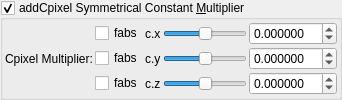
    <widget class="MyGroupBox" name="groupCheck_transf_addCpixel_enabled_false">
     <property name="toolTip">
      <string>&lt;html&gt;&lt;head/&gt;&lt;body&gt;&lt;p&gt;Cpixel is CVector3 c = ( c.x, c.y, c.z). It is each original point (pixel) in 3D space where the iteration starts from, ( c = original z for each point .) It is commonly found in formula structures z = f(z) + c.&lt;/p&gt;&lt;p&gt;The Cpixel multiplier effectively scales this point &amp;quot;c&amp;quot; towards the origin.&lt;/p&gt;&lt;p&gt;This transform allows the addition or subtraction of Cpixel, dependent on whether z is postive or negative.&lt;/p&gt;&lt;p&gt;e.g if &lt;span style=&quot; font-style:italic;&quot;&gt;z.x&lt;/span&gt; is positive then &lt;span style=&quot; font-style:italic;&quot;&gt;fabs(c.x)&lt;/span&gt; is added, if &lt;span style=&quot; font-style:italic;&quot;&gt;z.x&lt;/span&gt; is negative then &lt;span style=&quot; font-style:italic;&quot;&gt;fabs(c)&lt;/span&gt; is subtracted. &lt;/p&gt;&lt;p&gt;Also try negative addCpixel constant multipliers.&lt;/p&gt;&lt;p&gt;If checkBoxes are disabled then Cpixel remains signed.&lt;/p&gt;&lt;p&gt;&lt;br/&gt;&lt;/p&gt;&lt;/body&gt;&lt;/html&gt;</string>
     </property>
     <property name="title">
      <string>addCpixel Symmetrical Constant &amp;Multiplier</string>
     </property>
     <property name="checkable">
      <bool>true</bool>
     </property>
     <layout class="QVBoxLayout" name="verticalLayout_49">
      <property name="spacing">
       <number>2</number>
      </property>
      <property name="leftMargin">
       <number>2</number>
      </property>
      <property name="topMargin">
       <number>2</number>
      </property>
      <property name="rightMargin">
       <number>2</number>
      </property>
      <property name="bottomMargin">
       <number>2</number>
      </property>
      <item>
       <layout class="QGridLayout" name="gridLayout_23">
        <property name="spacing">
         <number>2</number>
        </property>
        <item row="0" column="4">
         <widget class="MyDoubleSpinBox" name="spinbox3_transf_constant_multiplier_000_x">
          <property name="sizePolicy">
           <sizepolicy hsizetype="Minimum" vsizetype="Maximum">
            <horstretch>0</horstretch>
            <verstretch>0</verstretch>
           </sizepolicy>
          </property>
          <property name="prefix">
           <string/>
          </property>
          <property name="suffix">
           <string/>
          </property>
          <property name="decimals">
           <number>6</number>
          </property>
          <property name="minimum">
           <double>-99.989999999999995</double>
          </property>
          <property name="maximum">
           <double>99.989999999999995</double>
          </property>
          <property name="singleStep">
           <double>0.100000000000000</double>
          </property>
         </widget>
        </item>
        <item row="0" column="2">
         <widget class="QLabel" name="label_109">
          <property name="text">
           <string notr="true">c.x</string>
          </property>
         </widget>
        </item>
        <item row="1" column="4">
         <widget class="MyDoubleSpinBox" name="spinbox3_transf_constant_multiplier_000_y">
          <property name="sizePolicy">
           <sizepolicy hsizetype="Minimum" vsizetype="Maximum">
            <horstretch>0</horstretch>
            <verstretch>0</verstretch>
           </sizepolicy>
          </property>
          <property name="prefix">
           <string/>
          </property>
          <property name="suffix">
           <string/>
          </property>
          <property name="decimals">
           <number>6</number>
          </property>
          <property name="minimum">
           <double>-99.989999999999995</double>
          </property>
          <property name="maximum">
           <double>99.989999999999995</double>
          </property>
          <property name="singleStep">
           <double>0.100000000000000</double>
          </property>
         </widget>
        </item>
        <item row="2" column="4">
         <widget class="MyDoubleSpinBox" name="spinbox3_transf_constant_multiplier_000_z">
          <property name="sizePolicy">
           <sizepolicy hsizetype="Minimum" vsizetype="Maximum">
            <horstretch>0</horstretch>
            <verstretch>0</verstretch>
           </sizepolicy>
          </property>
          <property name="prefix">
           <string/>
          </property>
          <property name="suffix">
           <string/>
          </property>
          <property name="decimals">
           <number>6</number>
          </property>
          <property name="minimum">
           <double>-99.989999999999995</double>
          </property>
          <property name="maximum">
           <double>99.989999999999995</double>
          </property>
          <property name="singleStep">
           <double>0.100000000000000</double>
          </property>
         </widget>
        </item>
        <item row="1" column="2">
         <widget class="QLabel" name="label_110">
          <property name="text">
           <string notr="true">c.y</string>
          </property>
         </widget>
        </item>
        <item row="2" column="2">
         <widget class="QLabel" name="label_111">
          <property name="text">
           <string notr="true">c.z</string>
          </property>
         </widget>
        </item>
        <item row="0" column="3">
         <widget class="QSlider" name="slider3_transf_constant_multiplier_000_x">
          <property name="sizePolicy">
           <sizepolicy hsizetype="Expanding" vsizetype="Maximum">
            <horstretch>0</horstretch>
            <verstretch>0</verstretch>
           </sizepolicy>
          </property>
          <property name="minimum">
           <number>-10000000</number>
          </property>
          <property name="maximum">
           <number>10000000</number>
          </property>
          <property name="value">
           <number>0</number>
          </property>
          <property name="sliderPosition">
           <number>0</number>
          </property>
          <property name="orientation">
           <enum>Qt::Horizontal</enum>
          </property>
         </widget>
        </item>
        <item row="2" column="1">
         <widget class="QCheckBox" name="checkBox_transf_function_enabledz">
          <property name="text">
           <string notr="true">fabs</string>
          </property>
         </widget>
        </item>
        <item row="1" column="3">
         <widget class="QSlider" name="slider3_transf_constant_multiplier_000_y">
          <property name="sizePolicy">
           <sizepolicy hsizetype="Expanding" vsizetype="Maximum">
            <horstretch>0</horstretch>
            <verstretch>0</verstretch>
           </sizepolicy>
          </property>
          <property name="minimum">
           <number>-10000000</number>
          </property>
          <property name="maximum">
           <number>10000000</number>
          </property>
          <property name="value">
           <number>0</number>
          </property>
          <property name="sliderPosition">
           <number>0</number>
          </property>
          <property name="orientation">
           <enum>Qt::Horizontal</enum>
          </property>
         </widget>
        </item>
        <item row="0" column="1">
         <widget class="QCheckBox" name="checkBox_transf_function_enabledx">
          <property name="text">
           <string notr="true">fabs</string>
          </property>
         </widget>
        </item>
        <item row="2" column="3">
         <widget class="QSlider" name="slider3_transf_constant_multiplier_000_z">
          <property name="sizePolicy">
           <sizepolicy hsizetype="Expanding" vsizetype="Maximum">
            <horstretch>0</horstretch>
            <verstretch>0</verstretch>
           </sizepolicy>
          </property>
          <property name="minimum">
           <number>-10000000</number>
          </property>
          <property name="maximum">
           <number>10000000</number>
          </property>
          <property name="value">
           <number>0</number>
          </property>
          <property name="sliderPosition">
           <number>0</number>
          </property>
          <property name="orientation">
           <enum>Qt::Horizontal</enum>
          </property>
         </widget>
        </item>
        <item row="1" column="1">
         <widget class="QCheckBox" name="checkBox_transf_function_enabledy">
          <property name="text">
           <string notr="true">fabs</string>
          </property>
         </widget>
        </item>
        <item row="1" column="0">
         <widget class="QLabel" name="label_112">
          <property name="text">
           <string>Cpixel Multiplier:</string>
          </property>
         </widget>
        </item>
       </layout>
      </item>
     </layout>
    </widget>
